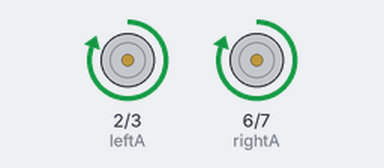
Simulated run of this sketch. Board: Arduino Uno, built with avr-gcc and run on an emulated ATmega328P. On the bench: motor-driver pin pairs drawn as motors (green arrow = first pin HIGH = forward, orange = second pin HIGH = backward, longer = more drive). What the sketch prints to the serial monitor is not drawn.

Above: at 0.5 s.
At 2.5 s:
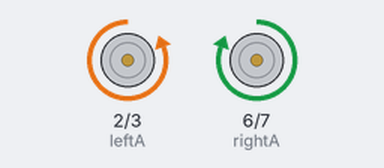
At 6.5 s:
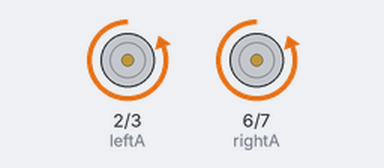
At 9.5 s:
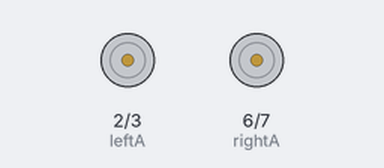
Timing chart, 0 to 10.4 s (numbered marks = the images above):
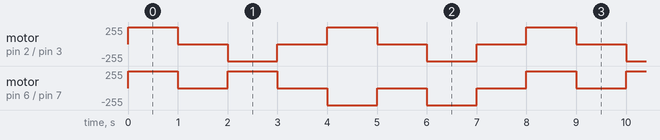

The sketch:

PlatformMovementTest.ino
```cpp
/* Skelaton Program to test platform motion

  Drives forward, spin left, spin right, backward on 2-second intervals.

*/
// constants won't change. Used here to
// set pin numbers:
const int leftA =  2;      // Left Motor A pin
const int leftB =  3;      // Left Motor B pin
const int rightA =  6;     // Right Motor A pin
const int rightB =  7;     // Right Motor B pin
// Variables will change:
int state = 0;             // variable to hold current state
unsigned long startTime;   // will store the time the state was setup

// the following variable is a long because the time, measured in miliseconds,
// will quickly become a bigger number than can be stored in an int.
long interval = 1000;           // interval at which to change

void setup() {
  // set the digital pins as output:
  pinMode(leftA, OUTPUT);
  pinMode(leftB, OUTPUT);
  pinMode(rightA, OUTPUT);
  pinMode(rightB, OUTPUT);
  state1Setup();
  Serial.begin(9600);
}


void loop() {
  // This loop simply calls the state function for the current State
  switch (state) {
    case 1:
      state1();
      break;
    case 2:
      state2();
      break;
    case 3:
      state3();
      break;
    case 4:
      state4();
      break;

      //  Add more states here following the pattern if needed
      // However, there need to be state functions defined or there will be
      // compiler errors
  }

}
```

motorFunctions.ino
```cpp
 //  Never change these functions
//  If they have the reversed outcome rewire the platform
//  Do not re-write these functions
void platformForward()
{
  leftForward();
  rightForward();
}
void platformBackward()
{
  leftBackward();
  rightBackward();
}
void platformStop()
{
  leftStop();
  rightStop();
}
void platformSpinLeft()
{
  leftBackward();
  rightForward();
}
void platformSpinRight()
{
  rightBackward();
  leftForward();
}
//left
void leftForward()
{
      digitalWrite(leftA, HIGH);
      Serial.print("IN HERE");
      digitalWrite(leftB, LOW);
}
void leftBackward()
{
      digitalWrite(leftA, LOW);
      digitalWrite(leftB, HIGH);
}

void leftStop()
{
      digitalWrite(leftA, LOW);
      digitalWrite(leftB, LOW);
}
//right
void rightForward()
{
      digitalWrite(rightA, HIGH);
      digitalWrite(rightB, LOW);
}
void rightBackward()
{
      digitalWrite(rightA, LOW);
      digitalWrite(rightB, HIGH);
}

void rightStop()
{
      digitalWrite(rightA, LOW);
      digitalWrite(rightB, LOW);
}
```

state1.ino
```cpp
void state1Setup() {
  Serial.println("In State1setup");
  platformForward();
  startTime = millis();
  state = 1;
}

void state1() {
  // put your main code here, to run repeatedly:
  unsigned long currentTime;

  //Template to stop this state after a timeout

  currentTime = millis();
  if ((currentTime - startTime) > interval) {
    platformStop();
    delay(interval);
    state2Setup();
  }

}
```

state2.ino
```cpp
void state2Setup() {
  Serial.println("In State 2 setup");
  platformSpinLeft();
  startTime = millis();
  state = 2;
}

void state2() {
  // put your main code here, to run repeatedly:
  unsigned long currentTime;

  //Template to stop this state after a timeout

  currentTime = millis();
  if ((currentTime - startTime) > interval) {
    platformStop();
    delay(interval);
    state3Setup();
  }

}
```

state3.ino
```cpp
void state3Setup() {
  Serial.println("In State3 setup");
  platformSpinRight();
  startTime = millis();
  state = 3;
}

void state3() {
  // put your main code here, to run repeatedly:
  unsigned long currentTime;

  //Template to stop this state after a timeout

  currentTime = millis();
  if ((currentTime - startTime) > interval) {
    platformStop();
    delay(interval);
    state4Setup();
  }

}
```

state4.ino
```cpp
void state4Setup() {
  Serial.println("In state 4 setup");
  platformBackward();
  startTime = millis();
  state = 4;
}

void state4() {
  // put your main code here, to run repeatedly:
  unsigned long currentTime;

  //Template to stop this state after a timeout

  currentTime = millis();
  if ((currentTime - startTime) > interval) {
    platformStop();
    delay(interval);
    state1Setup();
  }

}
```

Measured:
- by itself, motor on pin 2 (leftA) / pin 3 (leftB): repeats every 4.0 s: stopped 1.0 s, backward 255/255 1.0 s, stopped 1.0 s, forward 255/255 1.0 s
- by itself, motor on pin 6 (rightA) / pin 7 (rightB): repeats every 8.0 s: stopped 1.0 s, forward 255/255 1.0 s, 2 × (stopped 1.0 s, backward 255/255 1.0 s), stopped 1.0 s, forward 255/255 1.0 s
